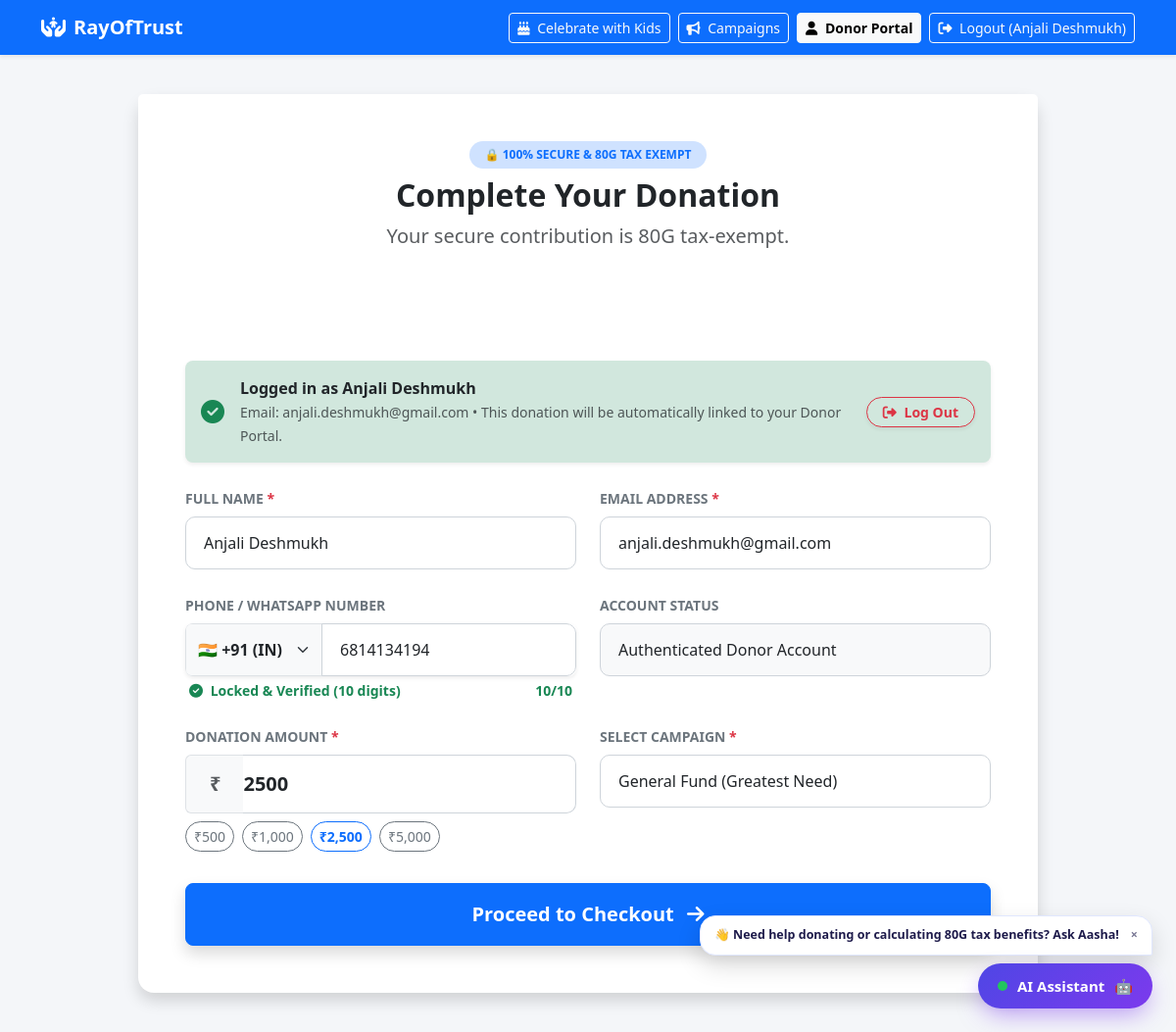
The app's page /donate (signed in), older data.
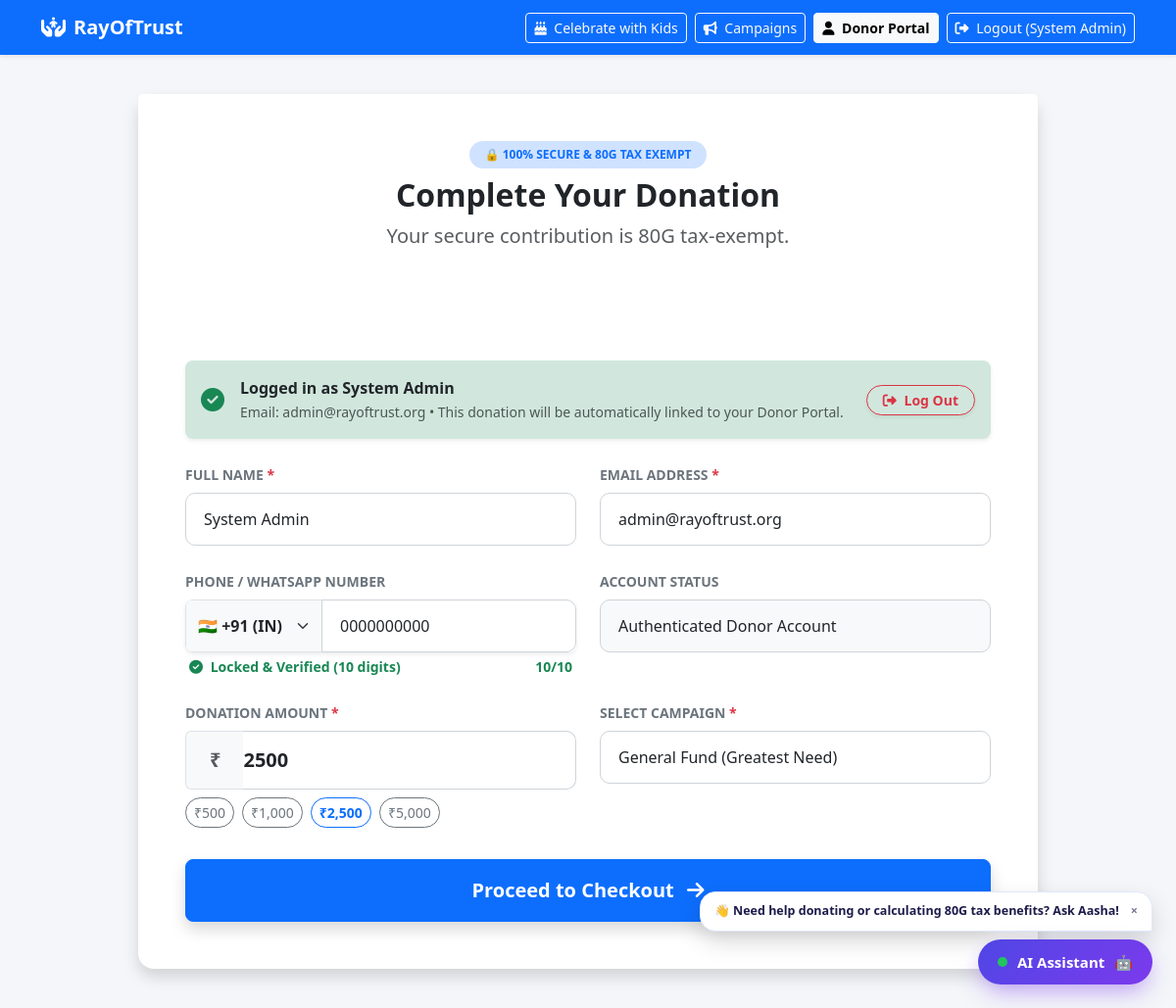
The same page, newer data.
### tables this page shows
CREATE TABLE users (
        id INTEGER PRIMARY KEY AUTOINCREMENT,
        name TEXT NOT NULL,
        email TEXT UNIQUE NOT NULL,
        phone TEXT,
        password_hash TEXT,
        role TEXT NOT NULL DEFAULT 'donor'
    );

### app.py (the view)
@app.route('/donate')
def public_donate():
    db = get_db()
    cursor = db.cursor()
    donor = None
    donor_id = session.get('donor_id')
    if donor_id:
        cursor.execute('SELECT * FROM users WHERE id = ?', (donor_id,))
        donor = cursor.fetchone()
    return render_template('donate.html', donor=donor)

### app.py (called while the page is built)
def get_db():
    db = getattr(g, '_database', None)
    if db is None:
        db = g._database = sqlite3.connect(DATABASE, timeout=30.0)
        db.row_factory = sqlite3.Row
    return db

@app.teardown_appcontext
def close_connection(exception):
    db = getattr(g, '_database', None)
    if db is not None:
        db.close()

@app.context_processor
def inject_current_user():
    donor = None
    donor_id = session.get('donor_id')
    if donor_id:
        try:
            db = get_db()
            cursor = db.cursor()
            cursor.execute('SELECT * FROM users WHERE id = ?', (donor_id,))
            donor = cursor.fetchone()
        except Exception:
            donor = None
    return dict(current_donor=donor, is_admin_logged_in=session.get('logged_in'))

### templates/donate.html (shortened to what this page needs)
<!DOCTYPE html>
<html lang="en">
<head>
    <link href="https://cdn.jsdelivr.net/npm/bootstrap@5.3.0/dist/css/bootstrap.min.css" rel="stylesheet">
    <link rel="stylesheet" href="https://cdnjs.cloudflare.com/ajax/libs/font-awesome/6.4.0/css/all.min.css">
</head>
<body>
    <nav class="navbar navbar-expand-lg navbar-dark bg-primary shadow-sm">
        <div class="container">
            <a class="navbar-brand fw-bold" href="/"><i class="fa-solid fa-hands-holding-child me-2"></i>RayOfTrust</a>
            <div class="d-flex align-items-center">
                <a href="/celebrate" class="btn btn-outline-light btn-sm me-2"><i class="fa-solid fa-cake-candles me-1"></i> Celebrate with Kids</a>
                <a href="/campaigns" class="btn btn-outline-light btn-sm me-2"><i class="fa-solid fa-bullhorn me-1"></i> Campaigns</a>
                <a href="/donor" class="btn btn-light btn-sm fw-bold me-2"><i class="fa-solid fa-user me-1"></i> Donor Portal</a>
                {% if donor %}
                <a href="/logout?next=donate" class="btn btn-outline-light btn-sm"><i class="fa-solid fa-right-from-bracket me-1"></i> Logout ({{ donor.name }})</a>
                {% else %}
                <a href="/admin" class="btn btn-outline-light btn-sm"><i class="fa-solid fa-lock me-1"></i> Admin</a>
                {% endif %}
            </div>
        </div>
    </nav>
    <div class="checkout-container px-3">
        <div class="card shadow border-0 rounded-4 mb-4" id="donation-details">
            <div class="card-header bg-white text-center py-5 border-0">
                <span class="badge bg-primary-subtle text-primary px-3 py-2 rounded-pill fw-bold mb-2">
                    🔒 100% SECURE & 80G TAX EXEMPT
                </span>
                <h2 class="fw-bold text-dark mb-2">Complete Your Donation</h2>
                <p class="text-muted fs-5">Your secure contribution is 80G tax-exempt.</p>
            </div>
            <div class="card-body p-4 p-md-5 pt-0">
                {% if donor %}
                <div class="alert alert-success d-flex align-items-center justify-content-between mb-4 p-3 rounded-3 shadow-sm border-0">
                    <div class="d-flex align-items-center">
                        <i class="fa-solid fa-circle-check fs-4 me-3 text-success"></i>
                        <div>
                            <strong class="d-block text-dark">Logged in as {{ donor.name }}</strong>
                            <small class="text-muted">Email: {{ donor.email }} • This donation will be automatically linked to your Donor Portal.</small>
                        </div>
                    </div>
                    <a href="/logout?next=donate" class="btn btn-outline-danger btn-sm rounded-pill px-3 fw-bold ms-3 text-nowrap shadow-sm">
                        <i class="fa-solid fa-right-from-bracket me-1"></i> Log Out
                    </a>
                </div>
                {% endif %}
                <form id="donationForm" action="/public_add_donation" method="POST">
                    <div class="row">
                        <div class="col-md-6 mb-4">
                            <label class="form-label fw-bold text-secondary small text-uppercase">Full Name <span class="text-danger">*</span></label>
                            <input type="text" class="form-control form-control-custom" name="donor_name" id="donor_name" value="{{ donor.name if donor else '' }}" placeholder="John Doe" required>
                        </div>
                        <div class="col-md-6 mb-4">
                            <label class="form-label fw-bold text-secondary small text-uppercase">Email Address <span class="text-danger">*</span></label>
                            <input type="email" class="form-control form-control-custom" name="donor_email" id="donor_email" value="{{ donor.email if donor else '' }}" placeholder="john@example.com" required>
                        </div>
                    </div>
                    <div class="row">
                        <div class="col-md-6 mb-4">
                            <label class="form-label fw-bold text-secondary small text-uppercase">Phone / WhatsApp Number</label>
                            <div class="input-group shadow-sm rounded-3 overflow-hidden">
                                <select class="form-select bg-light fw-bold text-dark border-end-0" id="donateCountryCode" style="max-width: 140px;" onchange="updateDonateFullPhone()">
                                    <option value="+91" selected>🇮🇳 +91 (IN)</option>
                                </select>
                                <input type="tel" class="form-control form-control-custom" id="donatePhoneRaw" maxlength="10" minlength="10" placeholder="9876543210 (10 digits)" onkeydown="enforceDigitOnly(event)" oninput="handleDonatePhoneInput(this)">
                            </div>
                            <div class="d-flex justify-content-between align-items-center mt-1 px-1">
                                <small class="text-muted small" id="donatePhoneLockStatus"> Locked to 10 digits</small>
                                <small class="fw-bold" id="donatePhoneDigitCount" style="color: #6c757d;">0/10</small>
                            </div>
                        </div>
                        {% if not donor %}
                        <div class="col-md-6 mb-4">
                            <label class="form-label fw-bold text-secondary small text-uppercase">Create Account Password (Optional)</label>
                            <input type="password" class="form-control form-control-custom" name="donor_password" placeholder="Password for Donor Portal access">
                        </div>
                        {% else %}
                        <div class="col-md-6 mb-4">
                            <label class="form-label fw-bold text-secondary small text-uppercase">Account Status</label>
                            <input type="text" class="form-control form-control-custom bg-light" value="Authenticated Donor Account" readonly>
                        </div>
                        {% endif %}
                    </div>
                    <div class="row">
                        <div class="col-md-6 mb-4">
                            <label class="form-label fw-bold text-secondary small text-uppercase">Donation Amount <span class="text-danger">*</span></label>
                            <div class="input-group">
                                <span class="input-group-text bg-light border-end-0 fw-bold fs-5 px-4 text-muted">₹</span>
                                <input type="number" class="form-control form-control-custom border-start-0 ps-0 fs-5 fw-bold" name="amount" id="donation_amount" placeholder="2500" value="2500" min="10" required>
                            </div>
                            <div class="d-flex gap-2 mt-2">
                                <button type="button" class="btn btn-sm btn-outline-secondary rounded-pill" onclick="setPreset(500)">₹500</button>
                                <button type="button" class="btn btn-sm btn-outline-secondary rounded-pill" onclick="setPreset(1000)">₹1,000</button>
                                <button type="button" class="btn btn-sm btn-outline-primary rounded-pill fw-bold" onclick="setPreset(2500)">₹2,500</button>
                                <button type="button" class="btn btn-sm btn-outline-secondary rounded-pill" onclick="setPreset(5000)">₹5,000</button>
                            </div>
                        </div>
                        <div class="col-md-6 mb-4">
                            <label class="form-label fw-bold text-secondary small text-uppercase">Select Campaign <span class="text-danger">*</span></label>
                            <select class="form-select form-control-custom" name="purpose" id="donation_purpose" required>
                                <option value="General Fund" selected>General Fund (Greatest Need)</option>
                            </select>
                        </div>
                    </div>
                    <button type="button" class="btn btn-primary btn-lg w-100 py-3 fw-bold fs-5 shadow mt-2" onclick="showPayment()">
                        Proceed to Checkout <i class="fa-solid fa-arrow-right ms-2"></i>
                    </button>
                </form>
            </div>
        </div>
    </div>
    {% include 'ai_widget.html' %}
</body>
</html>

### templates/ai_widget.html (shortened to what this page needs)
<div class="ai-fab-container" id="aiFabContainer">
  <div class="ai-teaser-bubble" id="aiTeaserBubble" onclick="toggleAiWidget()">
    <span>👋 Need help donating or calculating 80G tax benefits? <b>Ask Aasha!</b></span>
    <span onclick="event.stopPropagation(); closeTeaser();" style="opacity:0.6; padding-left:4px;">&times;</span>
  </div>
  <button class="ai-fab-btn" id="aiFabBtn" title="Click to open, or drag anywhere on screen">
    <span class="ai-pulse-dot"></span>
    <span>AI Assistant</span>
    <span>🤖</span>
  </button>
</div>

### templates/donate.html (style rules this page uses)
body { background-color: #f4f6f9; font-family: 'Segoe UI', Tahoma, Geneva, Verdana, sans-serif; }
.checkout-container { max-width: 950px; margin: 40px auto; }
.form-control-custom { background: #fff; border: 1.5px solid #ced4da; padding: 14px 18px; border-radius: 10px; font-size: 1rem; transition: 0.3s; }

### templates/ai_widget.html (style rules this page uses)
.ai-fab-container { position: fixed; bottom: 24px; right: 24px; z-index: 9990; display: flex; flex-direction: column; align-items: flex-end; gap: 8px; touch-action: none; user-select: none; }
.ai-teaser-bubble { background: #ffffff; color: #1e1b4b; padding: 10px 14px; border-radius: 16px; border-bottom-right-radius: 2px; box-shadow: 0 10px 25px rgba(0, 0, 0, 0.15); font-size: 12.5px; font-weight: 600; display: flex; align-items: center; gap: 8px; animation: bounceIn 0.5s cubic-bezier(0.68, -0.55, 0.27, 1.55); border: 1px solid #e0e7ff; cursor: pointer; }
.ai-fab-btn { background: linear-gradient(135deg, #4f46e5 0%, #7c3aed 100%); color: #ffffff; border: none; border-radius: 50px; padding: 12px 20px; font-size: 15px; font-weight: 600; box-shadow: 0 10px 25px -5px rgba(124, 58, 237, 0.5); cursor: grab; display: flex; align-items: center; gap: 10px; transition: transform 0.2s, box-shadow 0.2s; }
.ai-pulse-dot { width: 10px; height: 10px; background-color: #22c55e; border-radius: 50%; box-shadow: 0 0 0 0 rgba(34, 197, 94, 0.7); animation: pulse 1.8s infinite; }

Row changes from the older to the newer data that the page shows:
changed users: name "Anjali Deshmukh" → "System Admin"; email "anjali.deshmukh@gmail.com" → "admin@rayoftrust.org"; donor_name "Anjali Deshmukh" → "System Admin"; donor_email "anjali.deshmukh@gmail.com" → "admin@rayoftrust.org"
Text that changed along with them:
form field value: "6814134194" → "0000000000"
